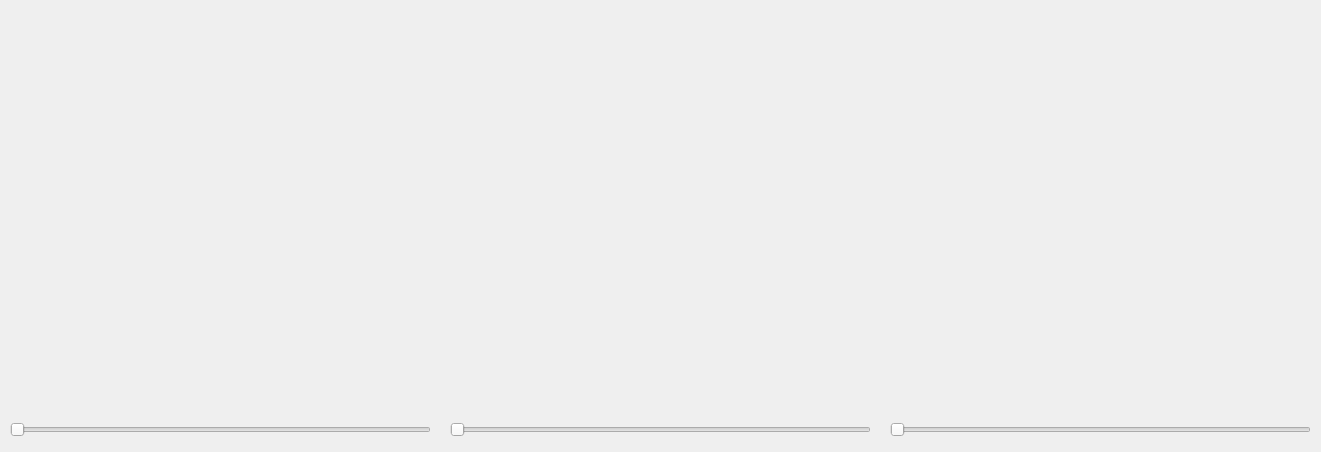
<?xml version="1.0" encoding="UTF-8"?>
<ui version="4.0">
 <class>VTKThreeViews</class>
 <widget class="QWidget" name="VTKThreeViews">
  <property name="geometry">
   <rect>
    <x>0</x>
    <y>0</y>
    <width>1321</width>
    <height>452</height>
   </rect>
  </property>
  <property name="windowTitle">
   <string>VTKThreeViews</string>
  </property>
  <widget class="QWidget" name="axialDisplay" native="true">
   <property name="geometry">
    <rect>
     <x>10</x>
     <y>10</y>
     <width>421</width>
     <height>391</height>
    </rect>
   </property>
  </widget>
  <widget class="QWidget" name="sagittalDisplay" native="true">
   <property name="geometry">
    <rect>
     <x>450</x>
     <y>10</y>
     <width>421</width>
     <height>391</height>
    </rect>
   </property>
  </widget>
  <widget class="QWidget" name="coronalDisplay" native="true">
   <property name="geometry">
    <rect>
     <x>890</x>
     <y>10</y>
     <width>421</width>
     <height>391</height>
    </rect>
   </property>
  </widget>
  <widget class="QSlider" name="axialSlider">
   <property name="geometry">
    <rect>
     <x>10</x>
     <y>420</y>
     <width>421</width>
     <height>19</height>
    </rect>
   </property>
   <property name="orientation">
    <enum>Qt::Horizontal</enum>
   </property>
  </widget>
  <widget class="QSlider" name="sagittalSlider">
   <property name="geometry">
    <rect>
     <x>450</x>
     <y>420</y>
     <width>421</width>
     <height>19</height>
    </rect>
   </property>
   <property name="orientation">
    <enum>Qt::Horizontal</enum>
   </property>
  </widget>
  <widget class="QSlider" name="coronalSlider">
   <property name="geometry">
    <rect>
     <x>890</x>
     <y>420</y>
     <width>421</width>
     <height>19</height>
    </rect>
   </property>
   <property name="orientation">
    <enum>Qt::Horizontal</enum>
   </property>
  </widget>
 </widget>
 <layoutdefault spacing="6" margin="11"/>
 <resources/>
 <connections>
  <connection>
   <sender>axialSlider</sender>
   <signal>sliderMoved(int)</signal>
   <receiver>VTKThreeViews</receiver>
   <slot>axialSliderMove(int)</slot>
   <hints>
    <hint type="sourcelabel">
     <x>270</x>
     <y>425</y>
    </hint>
    <hint type="destinationlabel">
     <x>276</x>
     <y>439</y>
    </hint>
   </hints>
  </connection>
  <connection>
   <sender>sagittalSlider</sender>
   <signal>sliderMoved(int)</signal>
   <receiver>VTKThreeViews</receiver>
   <slot>sagittalSliderMove(int)</slot>
   <hints>
    <hint type="sourcelabel">
     <x>540</x>
     <y>427</y>
    </hint>
    <hint type="destinationlabel">
     <x>542</x>
     <y>439</y>
    </hint>
   </hints>
  </connection>
  <connection>
   <sender>coronalSlider</sender>
   <signal>sliderMoved(int)</signal>
   <receiver>VTKThreeViews</receiver>
   <slot>coronalSliderMove(int)</slot>
   <hints>
    <hint type="sourcelabel">
     <x>990</x>
     <y>425</y>
    </hint>
    <hint type="destinationlabel">
     <x>990</x>
     <y>442</y>
    </hint>
   </hints>
  </connection>
 </connections>
 <slots>
  <slot>axialSliderMove(int)</slot>
  <slot>sagittalSliderMove(int)</slot>
  <slot>coronalSliderMove(int)</slot>
 </slots>
</ui>
